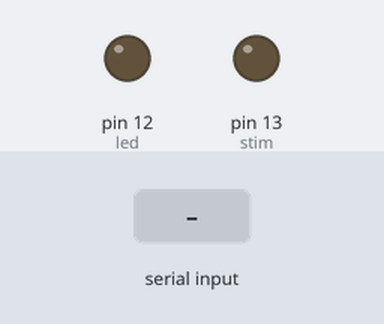
The sketch below on a simulated Arduino Uno, built with avr-gcc and run on an emulated ATmega328P. Shown: output pins drawn as LEDs (lit = HIGH). The test bench sets the inputs (shaded band). What the sketch prints to the serial monitor is not drawn.

Above: at 1.2 s.
1.3 s: "S90\n" received over Serial
At 1.9 s:
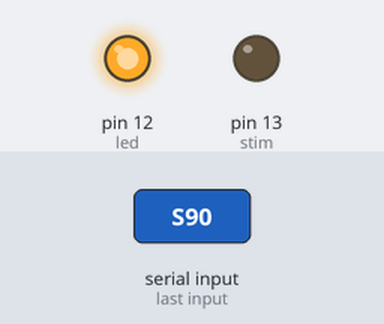
3.8 s: "D90\n" received over Serial
Timing chart, 0 to 6.8 s (numbered marks = the images above; inputs shaded):
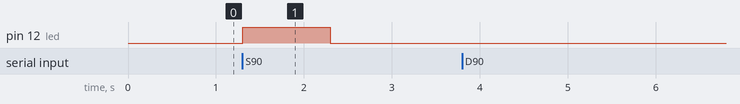

The sketch:

ArduinoStimControl.ino
```cpp
/* Simple Serial ECHO script : Written by ScottC 03/07/2012 */

/* Use a variable called byteRead to temporarily store
   the data coming from the computer */
int NPulses;
int PulseInt;
int Delay;
char a;
int led = 12;
int stim = 13;
int PulseTime=5;
int LEDTime=1000;

void setup() {
// Turn the Serial Protocol ON
  Serial.begin(9600);
  Delay=0;
  PulseInt=0;
  NPulses=0;
  pinMode(stim, OUTPUT);
  pinMode(led, OUTPUT);
  digitalWrite(stim, LOW);
  digitalWrite(led, LOW);
}

void loop() {
  int i;
   /*  check if data has been sent from the computer: */
  if (Serial.available()>=2) {
    a=Serial.read();
     if(a=='D'){
       Delay=Serial.parseInt();
       Serial.println(Delay);
     }

     if(a=='I'){
       PulseInt=Serial.parseInt();
       Serial.println(PulseInt);
      }

      if(a=='O'){
       LEDTime=Serial.parseInt();
       Serial.println(LEDTime);
      }

     if(a=='P'){
       NPulses=Serial.parseInt();
       Serial.println(NPulses);
      }

      if(a=='S'){
        digitalWrite(led, HIGH);
        digitalWrite(stim, LOW);   // turn the LED on (HIGH is the voltage level)
        delay(Delay);
        for(i=0;i<NPulses;i++){
        digitalWrite(stim, HIGH);
        delay(PulseTime);
        digitalWrite(stim, LOW);
        delay(PulseInt-PulseTime);
        }
        delay(LEDTime-(Delay+NPulses*PulseInt));
        digitalWrite(led, LOW);
        //Serial.println("Stim and light done");
      }
        if(a=='L'){
        digitalWrite(led, HIGH);
        delay(LEDTime);
        digitalWrite(led, LOW);
        }

        if(a=='V'){
          if (Delay>0 && NPulses>0 && PulseInt>0) {
            Serial.println("All set.");
          } else {
            Serial.println("Not all values are set.");
          }
      }

}
}
```

Measured:
- after the input at 1.3 s, pin 12 (led): LOW → HIGH at once, → LOW 1.0 s later
- after the input at 3.8 s, every drawn part: stays the same
